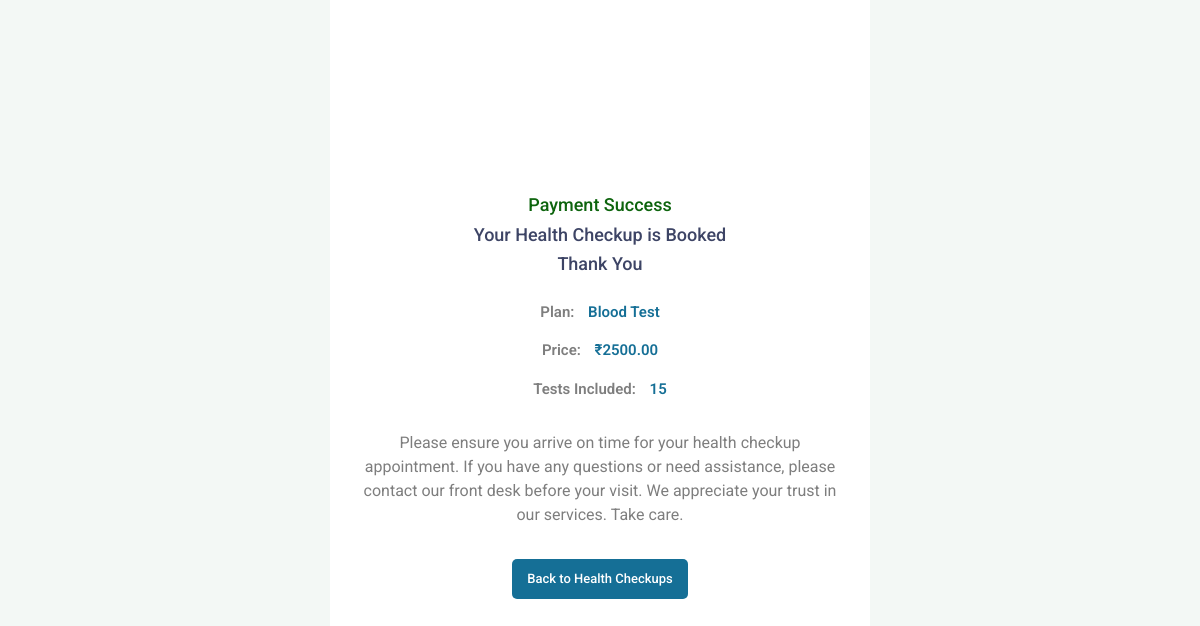
/health-checkup/payment-success/9/ (signed in), run on the app's committed database.
### core/models.py (models this page shows, shortened)
class HealthCheckupBooking(models.Model):
    plan = models.ForeignKey(HealthCheckupPlan, on_delete=models.CASCADE, related_name='bookings')
    message = models.TextField(blank=True)
    status = models.CharField(max_length=20, choices=[('PENDING', 'Pending'), ('COMPLETED', 'Completed')], default='PENDING')
    created_at = models.DateTimeField(auto_now_add=True)
    patient = models.ForeignKey(Patient, on_delete=models.CASCADE, related_name='health_checkup_bookings')
    payment_id = models.CharField(max_length=255, null=True, blank=True)
    is_home_sample_collection = models.BooleanField(default=False)
    home_sample_collection = models.TextField(null=True, blank=True)
    is_without_payment = models.BooleanField(default=False, null=True, blank=True)
    report = models.FileField(upload_to='reports/', null=True, blank=True)  # New field for PDF report

class HealthCheckupPlan(models.Model):
    CATEGORY = [
        ('Health Checkup', 'Health Checkup'),
        ('Lab Investigations', 'Lab Investigations'),
        ('Regular Scanning', 'Regular Scanning'),
        ('Cardiology', 'Cardiology'),
        ('Pregnancy Scanning', 'Pregnancy Scanning'),
        ('Vaccination', 'Vaccination'),
        ('Digital X-Rays', 'Digital X-Rays'),
    ]
    category = models.CharField(max_length=35, choices=CATEGORY, default='health_checkup')
    title = models.CharField(max_length=255)
    description = HTMLField()
    created_at = models.DateTimeField(auto_now_add=True)
    slug = models.SlugField(unique=True)
    status = models.CharField(max_length=8, choices=STATUS_CHOICES, default='active')
    is_home_sample_available = models.BooleanField(default=False)
    is_online_payment_available = models.BooleanField(default=True)
    total_test_include = models.PositiveIntegerField()
    price = models.DecimalField(max_digits=10, decimal_places=2)
    image = models.ImageField(upload_to='health_checkup_plans/', blank=True, null=True)

### core/views.py (the view)
# urls.py: path('health-checkup/payment-success/<int:booking_id>/', views.health_checkup_payment_success, name='health_checkup_payment_success'),
def health_checkup_payment_success(request, booking_id):
    booking = get_object_or_404(HealthCheckupBooking, id=booking_id)
    plan = booking.plan
    if request.user.is_superuser:
        return render(request, 'backend/healthcheckup-payment-success.html', {
            'booking': booking,
            'plan': plan
        })
    else:
        return render(request, 'frontend/healthcheckup-frontend-success.html', {
            'booking': booking,
            'plan': plan
        })

### templates/backend/healthcheckup-payment-success.html (shortened to what this page needs)
<!doctype html>
{% load static %}
<html lang="en">
    <head>
        <link href="https://cdn.jsdelivr.net/npm/bootstrap@5.3.2/dist/css/bootstrap.min.css" rel="stylesheet" />
        <link rel="stylesheet" href="{% static 'css/style.css' %}">
    </head>
    <body>
        <div class="container">
            <div class="row">
                <div class="col-md-3 col-lg-3 col-xlg-3 col-0"></div>
                <div class="col-md-6 col-lg-6 col-xlg-6 col-12">
                    <div class="section_payment">
                        <h6>Payment Success</h6>
                        <h4>Your Health Checkup is Booked</h4>
                        <h5>Thank You</h5>
                        <p class="listing mt-3">Plan: <span>{{ booking.plan.title }}</span></p>
                        <p class="listing">Price: <span>₹{{ booking.plan.price }}</span></p>
                        <p class="listing">Tests Included: <span>{{ booking.plan.total_test_include }}</span></p>
                        <p class="description">
                            Please ensure you arrive on time for your health checkup appointment. If you have any questions or need assistance, please contact our front desk before your visit. We appreciate your trust in our services. Take care.
                        </p>
                        <button class="btn btn-primary mt-3" onclick="window.location.href='{% url 'health_checkup_plans' %}'">Back to Health Checkups</button>
                    </div>
                </div>
                <div class="col-md-3 col-lg-3 col-xlg-3 col-0"></div>
            </div>
        </div>
    </body>
</html>

### data on the page
HealthCheckupBooking: plan "Blood Test", plan.price "2500.00", plan.total_test_include "15"
